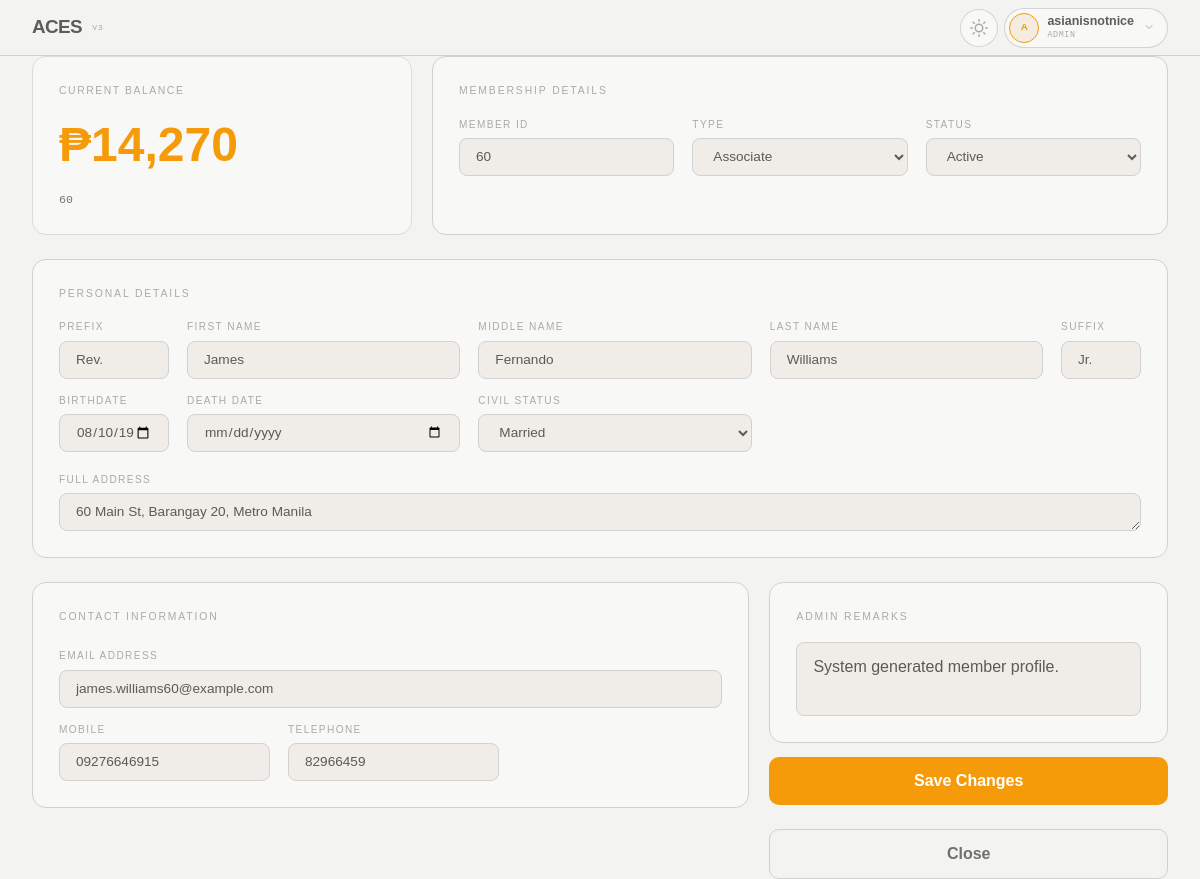
/index.php?page=member_view&member_id=60 (signed in), run on the app's committed database.
### tables this page shows
CREATE TABLE `members` (
  `id` int(11) NOT NULL,
  `member_id` int(11) DEFAULT NULL,
  `membership_type` varchar(50) DEFAULT NULL,
  `username` varchar(50) DEFAULT NULL,
  `password` varchar(255) DEFAULT NULL,
  `first_name` varchar(100) DEFAULT NULL,
  `middle_name` varchar(100) DEFAULT NULL,
  `last_name` varchar(100) DEFAULT NULL,
  `email` varchar(150) DEFAULT NULL,
  `profile_picture` varchar(255) DEFAULT NULL,
  `prefix` varchar(20) DEFAULT NULL,
  `suffix` varchar(20) DEFAULT NULL,
  `birthdate` date DEFAULT NULL,
  `death_date` date DEFAULT NULL,
  `approval_date` datetime DEFAULT NULL,
  `balance` decimal(10,2) DEFAULT 0.00,
  `is_mgs` tinyint(1) DEFAULT 0,
  `remarks` text DEFAULT NULL,
  `role_id` int(11) DEFAULT NULL,
  `phone_number` varchar(20) DEFAULT NULL,
  `telephone_number` varchar(20) DEFAULT NULL,
  `civil_status` varchar(20) DEFAULT NULL,
  `address` text DEFAULT NULL,
  `status` enum('Active','Deceased','Delisted','On-Hold','Overdue','Under Litigation') NOT NULL DEFAULT 'Active'
);

### views/auth/admin/member_view.php (the view, shortened to what this page needs)
<?php
$db = (new DB())->connect();
$targetId = isset($_GET['member_id']) ? (int)$_GET['member_id'] : 0;
$stmt = $db->prepare("SELECT * FROM members WHERE id = ?");
$stmt->execute([$targetId]);
$m = $stmt->fetch(PDO::FETCH_ASSOC);
?>
<div class="pg-centered">
    <div class="mvw pg">
        <div class="mv-grid mv-grid--top">
            <div class="mv-card mv-card--balance">
                <div class="mv-bl">Current Balance</div>
                <div class="mv-balance">₱<?= number_format($m['balance'] ?? 0) ?></div>
                <div class="mv-id"><?= htmlspecialchars($m['member_id']) ?></div>
            </div>
            <div class="mv-card mv-card--membership">
                <div class="mv-ct">Membership Details</div>
                <div class="mv-form-grid">
                    <div class="mv-f">
                        <div class="mv-lbl">Member ID</div>
                        <input class="mv-input"
                            value="<?= htmlspecialchars($m['member_id']) ?>" readonly>
                    </div>
                    <div class="mv-f">
                        <div class="mv-lbl">Type</div>
                        <select class="mv-input">
                            <option><?= htmlspecialchars($m['membership_type']) ?></option>
                        </select>
                    </div>
                    <div class="mv-f">
                        <div class="mv-lbl">Status</div>
                        <select class="mv-input">
                            <option><?= htmlspecialchars($m['status']) ?></option>
                        </select>
                    </div>
                </div>
            </div>
        </div>
        <div class="mv-card mv-card--personal">
            <div class="mv-ct">Personal Details</div>
            <div class="mv-form-grid mv-form-grid--personal">
                <div class="mv-f">
                    <div class="mv-lbl">Prefix</div>
                    <input class="mv-input" value="<?= $m['prefix'] ?>">
                </div>
                <div class="mv-f">
                    <div class="mv-lbl">First Name</div>
                    <input class="mv-input" value="<?= $m['first_name'] ?>">
                </div>
                <div class="mv-f">
                    <div class="mv-lbl">Middle Name</div>
                    <input class="mv-input" value="<?= $m['middle_name'] ?>">
                </div>
                <div class="mv-f">
                    <div class="mv-lbl">Last Name</div>
                    <input class="mv-input" value="<?= $m['last_name'] ?>">
                </div>
                <div class="mv-f">
                    <div class="mv-lbl">Suffix</div>
                    <input class="mv-input" value="<?= $m['suffix'] ?>">
                </div>
                <div class="mv-f">
                    <div class="mv-lbl">Birthdate</div>
                    <input type="date" class="mv-input"
                        value="<?= $m['birthdate'] ?>">
                </div>
                <div class="mv-f">
                    <div class="mv-lbl">Death Date</div>
                    <input type="date" class="mv-input"
                        value="<?= $m['death_date'] ?>">
                </div>
                <div class="mv-f">
                    <div class="mv-lbl">Civil Status</div>
                    <select class="mv-input">
                        <option><?= $m['civil_status'] ?></option>
                    </select>
                </div>
                <div class="mv-f mv-f--full">
                    <div class="mv-lbl">Full Address</div>
                    <textarea class="mv-input"><?= $m['address'] ?></textarea>
                </div>
            </div>
        </div>
        <div class="mv-grid mv-grid--bottom">
            <div class="mv-card mv-card--contact">
                <div class="mv-ct">Contact Information</div>
                <div class="mv-form-grid">
                    <div class="mv-f mv-f--full">
                        <div class="mv-lbl">Email Address</div>
                        <input class="mv-input"
                            value="<?= $m['email'] ?>">
                    </div>
                    <div class="mv-f">
                        <div class="mv-lbl">Mobile</div>
                        <input class="mv-input"
                            value="<?= $m['phone_number'] ?>">
                    </div>
                    <div class="mv-f">
                        <div class="mv-lbl">Telephone</div>
                        <input class="mv-input"
                            value="<?= $m['telephone_number'] ?>">
                    </div>
                </div>
            </div>
            <div class="mv-right">
                <div class="mv-card mv-card--remarks">
                    <div class="mv-ct">Admin Remarks</div>
                    <textarea class="mv-remarks"><?= htmlspecialchars($m['remarks']) ?></textarea>
                </div>
                <div class="mv-btn-stack">
                    <button class="mv-btn mv-btn--save">Save Changes</button>
                    <button class="mv-btn mv-btn--close">Close</button>
                </div>
            </div>
        </div>
    </div>
</div>

### assets/css/variables.css (style rules this page uses)
:root { --bg: #f3f3f2; --surface: #f8f8f7; --raised: #f0ede8; --rim: #e0dcd5; --gold: #f59b0a; --gold-dim: rgba(217, 142, 22, 0.1); --text: #1c1a17b2; --t2: rgba(26, 25, 23, 0.6); --t3: rgba(26, 25, 23, 0.35); --border: rgba(211, 209, 207, 1.0); --border2: rgba(0, 0, 0, 0.15); --danger: #d93d3d; --ok: #27a858; --font-main: 'Poppins', sans-serif; --font-heading: 'Syne', sans-serif; --font-mono: 'IBM Plex Mono', monospace; --status-active: #166534; --status-deceased: #4b5563; --status-delisted: #991b1b; --status-hold: #1e40af; --status-overdue: #92400e; --status-litigation: #6b21a8; }

### assets/css/main.css (style rules this page uses)
html { transition: background-color 0.3s ease, color 0.3s ease; }
body { background-color: var(--bg); color: var(--text); }

### assets/css/member_view.css (style rules this page uses)
.mvw { display: flex; flex-direction: column; gap: 24px; padding: 0 32px; }
.mv-grid { display: grid; gap: 20px; }
.mv-grid--top { grid-template-columns: 380px 1fr; align-items: stretch; }
.mv-grid--bottom { display: grid; grid-template-columns: 1.35fr .75fr; gap: 20px; align-items: start; }
.mv-card { background: var(--surface); border: 1px solid var(--border); border-radius: 14px; padding: 26px; }
.mv-card--balance { border: 1px solid var(--rim); position: relative; }
.mv-bl { font-size: .65rem; letter-spacing: .15em; text-transform: uppercase; color: var(--t3); margin-bottom: 10px; }
.mv-balance { font-size: 3rem; font-weight: 700; color: var(--gold); font-family: var(--font-heading); }
.mv-id { font-size: .72rem; margin-top: 10px; color: var(--t2); font-family: var(--font-mono); }
.mv-ct { font-size: .65rem; letter-spacing: .18em; text-transform: uppercase; color: var(--t3); margin-bottom: 18px; }
.mv-form-grid { display: grid; grid-template-columns: repeat(3, 1fr); gap: 14px 18px; }
.mv-form-grid--personal { grid-template-columns: 110px 1fr 1fr 1fr 80px; gap: 14px 18px; }
.mv-f { display: flex; flex-direction: column; gap: 6px; }
.mv-f--full { grid-column: 1/-1; margin-top: 6px; }
.mv-lbl { font-size: .63rem; letter-spacing: .14em; text-transform: uppercase; color: var(--t3); }
.mv-input { box-sizing: border-box; background: var(--raised); border: 1px solid var(--border); border-radius: 8px; height: 38px; padding: 8px 16px; font-size: .85rem; color: var(--text); font-family: var(--font-main); outline: none; }
.mv-right { display: flex; flex-direction: column; gap: 14px; height: 100%; }
.mv-card--contact { display: flex; flex-direction: column; }
.mv-btn-stack { display: flex; flex-direction: column; gap: 12px; margin-top: auto; }
.mv-card--remarks { flex-grow: 1; display: flex; flex-direction: column; margin-bottom: 0; }
.mv-remarks { width: 100%; flex-grow: 1; padding: 12px 16px; background: var(--raised); border: 1px solid var(--border); border-radius: 8px; color: var(--text); font-family: var(--font-main); resize: none; outline: none; }
.mv-btn { width: 100%; padding: 12px; border-radius: 10px; font-weight: 600; cursor: pointer; border: none; font-family: var(--font-main); }
.mv-btn--save { background: var(--gold); color: #fff; margin-bottom: 12px; }
.mv-btn--close { background: transparent; border: 1px solid var(--border); color: var(--t2); }

### data on the page
members: balance "14,270", member "60", membership_type "Associate", status "Active", prefix "Rev.", first_name "James", middle_name "Fernando", last_name "Williams", suffix "Jr.", birthdate "08/10/1981", civil_status "Married", address "60 Main St, Barangay 20, Metro Manila", email "james.williams60@example.com", phone_number "09276646915", telephone_number "82966459", remarks "System generated member profile."

### other printed values
$user['initials'] "A"
$user['name'] "asianisnotnice"
$user['role'] "ADMIN"
